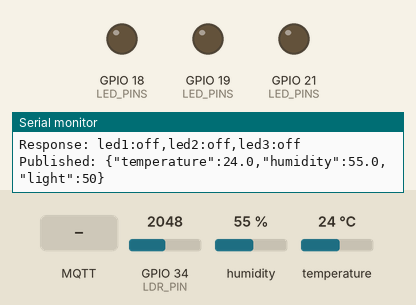
Bench run of a sketch on a simulated ESP32. On the bench: output pins drawn as LEDs (lit = HIGH), the last lines printed to the serial monitor. Inputs (shaded band) come from the test bench; at power-on: GPIO 34 (LDR_PIN) = 2048, humidity 55 %, temperature 24 °C. WiFi joins after 1.5 s; servers stay silent unless stated; random numbers use the default seed unless the sketch sets one; no MQTT or app messages arrive unless stated.

Above: at 2.8 s.
2.9 s: MQTT message "all:on" arrives on the first subscribed topic
At 4.0 s:
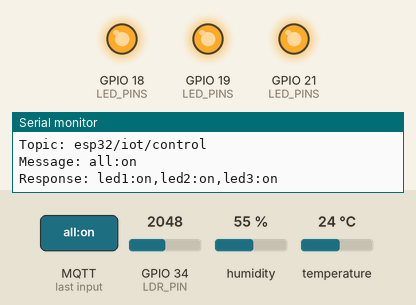
4.4 s: MQTT message "all:off" arrives on the first subscribed topic
At 5.1 s:
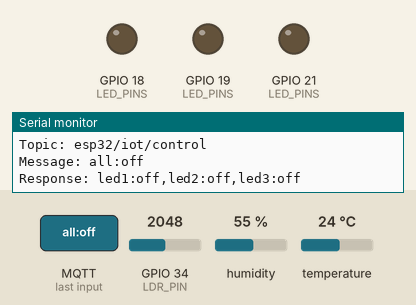
Timing chart, 0 to 7.4 s (numbered marks = the images above; inputs shaded):
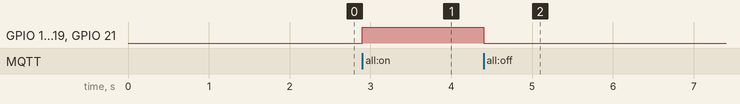

Measured:
- after the input at 2.9 s, GPIO 18 (LED_PINS), GPIO 19 (LED_PINS), GPIO 21 (LED_PINS): LOW → HIGH at once
- after the input at 4.4 s, GPIO 18 (LED_PINS), GPIO 19 (LED_PINS), GPIO 21 (LED_PINS): HIGH → LOW at once

The sketch:

sketch_sep23a.ino
```cpp
#include <WiFi.h>
#include <PubSubClient.h>
#include <DHT.h>

// ================= WIFI =================
const char* ssid = "TP-LINK_2B32";
const char* password = "99990000";

// ================= MQTT (giữ nguyên hạ tầng cũ) =================
const char* mqtt_server = "192.168.5.101"; // IP máy chủ MQTT (Mosquitto/EMQX/HiveMQ)
const int mqtt_port = 1884;

const char* mqtt_user = "HoangXuanVinh";      // Để trống "" nếu broker không đặt user
const char* mqtt_password = "B23DCCN929";  // Để trống "" nếu broker không đặt pass

// ================= MQTT TOPIC (khop voi backend) =================
const char* mqttDataTopic = "esp32/iot/data";
const char* mqttControlTopic = "esp32/iot/control";
const char* mqttActionHistoryTopic = "esp32/iot/action-history";

// ================= DHT11 (giữ nguyên chân cũ) =================
#define DHTPIN 4
#define DHTTYPE DHT11

// ================= LDR (giữ nguyên chân cũ) =================
#define LDR_PIN 34

// ================= LED (giữ nguyên chân cũ) =================
#define LED_RED 18
#define LED_GREEN 19
#define LED_YELLOW 21

const uint8_t LED_PINS[] = {LED_RED, LED_GREEN, LED_YELLOW};
const size_t LED_COUNT = sizeof(LED_PINS) / sizeof(LED_PINS[0]);
bool ledStates[LED_COUNT] = {};

const unsigned long SENSOR_INTERVAL_MS = 2000;  // chu ky doc DHT11

DHT dht(DHTPIN, DHTTYPE);
WiFiClient espClient;
PubSubClient client(espClient);

// ================= WIFI SETUP =================
void onWiFiEvent(WiFiEvent_t event, WiFiEventInfo_t info) {
  if (event == ARDUINO_EVENT_WIFI_STA_DISCONNECTED) {
    // 201 = khong thay mang, 2/15/202 = sai mat khau, 205 = router tu choi
    Serial.printf("\nNgat ket noi WiFi, reason=%d\n", info.wifi_sta_disconnected.reason);
  }
}

void setup_wifi() {
  Serial.println();
  Serial.print("Dang ket noi WiFi: ");
  Serial.println(ssid);

  WiFi.onEvent(onWiFiEvent);
  WiFi.mode(WIFI_STA);
  WiFi.disconnect(true);
  delay(100);
  WiFi.begin(ssid, password);

  while (WiFi.status() != WL_CONNECTED) {
    delay(500);
    Serial.print(".");
  }

  Serial.println("\nWiFi da ket noi!");
  Serial.print("IP ESP32: ");
  Serial.println(WiFi.localIP());
}

// ================= LED HELPERS =================
void setLedState(size_t index, bool isOn) {
  ledStates[index] = isOn;
  digitalWrite(LED_PINS[index], isOn ? HIGH : LOW);
}

void setAllLedStates(bool isOn) {
  for (size_t i = 0; i < LED_COUNT; i++) setLedState(i, isOn);
}

// ================= PUBLISH TRANG THAI LED (snapshot: led1:on,led2:off,led3:on) =================
void publishLedStatus() {
  if (!client.connected()) return;

  String payload = "";
  for (size_t i = 0; i < LED_COUNT; i++) {
    if (i > 0) payload += ",";
    payload += "led" + String(i + 1) + ":" + (ledStates[i] ? "on" : "off");
  }

  client.publish(mqttActionHistoryTopic, payload.c_str());
  Serial.print("Response: ");
  Serial.println(payload);
}

// ================= XU LY LENH DIEU KHIEN (dang: led1:on,led2:off,all:on...) =================
bool handleMqttControl(String message) {
  message.trim();
  message.toLowerCase();
  int start = 0;
  bool handled = false;

  while (start < (int)message.length()) {
    int end = message.indexOf(',', start);
    if (end < 0) end = message.length();
    String command = message.substring(start, end);
    command.trim();

    if (command == "all:on") {
      setAllLedStates(true);
      handled = true;
    } else if (command == "all:off") {
      setAllLedStates(false);
      handled = true;
    } else {
      int colon = command.indexOf(':');
      String ledName = colon < 0 ? "" : command.substring(0, colon);
      String requestedState = colon < 0 ? "" : command.substring(colon + 1);

      if (!ledName.startsWith("led") || (requestedState != "on" && requestedState != "off")) {
        Serial.println("Lenh khong hop le: dung all:on, all:off, hoac ledN:on/off");
        return false;
      }

      int ledNumber = ledName.substring(3).toInt();
      if (ledNumber < 1 || ledNumber > (int)LED_COUNT) {
        Serial.println("So LED khong hop le");
        return false;
      }

      setLedState(ledNumber - 1, requestedState == "on");
      handled = true;
    }
    start = end + 1;
  }
  return handled;
}

// ================= MQTT CALLBACK (NHAN LENH) =================
void callback(char* topic, byte* payload, unsigned int length) {
  if (String(topic) != mqttControlTopic) return;

  String message;
  for (unsigned int i = 0; i < length; i++) {
    message += (char)payload[i];
  }

  Serial.println("\n===== MQTT NHAN LENH =====");
  Serial.print("Topic: ");
  Serial.println(topic);
  Serial.print("Message: ");
  Serial.println(message);

  if (handleMqttControl(message)) {
    publishLedStatus();
  }
}

// ================= MQTT RECONNECT =================
void reconnect() {
  while (!client.connected()) {
    Serial.print("Dang ket noi MQTT...");
    String clientId = "ESP32Client-";
    clientId += String(random(0xffff), HEX);

    // Kiem tra ket noi co can user/pass hay khong
    bool connected = (strlen(mqtt_user) > 0) ?
                     client.connect(clientId.c_str(), mqtt_user, mqtt_password) :
                     client.connect(clientId.c_str());

    if (connected) {
      Serial.println(" Thanh cong!");
      client.subscribe(mqttControlTopic);
      Serial.print("Da dang ky (subscribe) topic: ");
      Serial.println(mqttControlTopic);
      publishLedStatus();
    } else {
      Serial.print(" That bai, rc=");
      Serial.print(client.state());
      Serial.println(" -> Thu lai sau 5 giay");
      delay(5000);
    }
  }
}

void setup() {
  Serial.begin(115200);

  // Khoi tao cam bien & chan LED
  dht.begin();
  pinMode(LDR_PIN, INPUT);

  for (size_t i = 0; i < LED_COUNT; i++) {
    pinMode(LED_PINS[i], OUTPUT);
    setLedState(i, false);
  }

  // Ket noi mang
  setup_wifi();

  client.setServer(mqtt_server, mqtt_port);
  client.setCallback(callback);
}

void loop() {
  if (!client.connected()) {
    reconnect();
  }
  client.loop();

  // Khong dung delay() de client.loop() chay lien tuc -> nhan lenh LED ngay lap tuc
  static unsigned long lastSensorRead = 0;
  if (millis() - lastSensorRead < SENSOR_INTERVAL_MS) return;
  lastSensorRead = millis();

  // Doc cam bien
  float temperature = dht.readTemperature();
  float humidity = dht.readHumidity();
  int light = map(analogRead(LDR_PIN), 0, 4095, 100, 0);  // quy doi sang %, dao chieu (cam bien: sang -> ADC nho)

  if (isnan(temperature) || isnan(humidity)) {
    Serial.println("Loi doc cam bien DHT11!");
  } else {
    // Payload khong co timestamp: backend tu gan thoi gian khi nhan ban tin
    char data[100];
    snprintf(data, sizeof(data),
      "{\"temperature\":%.1f,\"humidity\":%.1f,\"light\":%d}",
      temperature, humidity, light
    );

    if (client.publish(mqttDataTopic, data)) {
      Serial.print("Published: ");
      Serial.println(data);
    } else {
      Serial.println("Publish that bai!");
    }
  }
}
```
